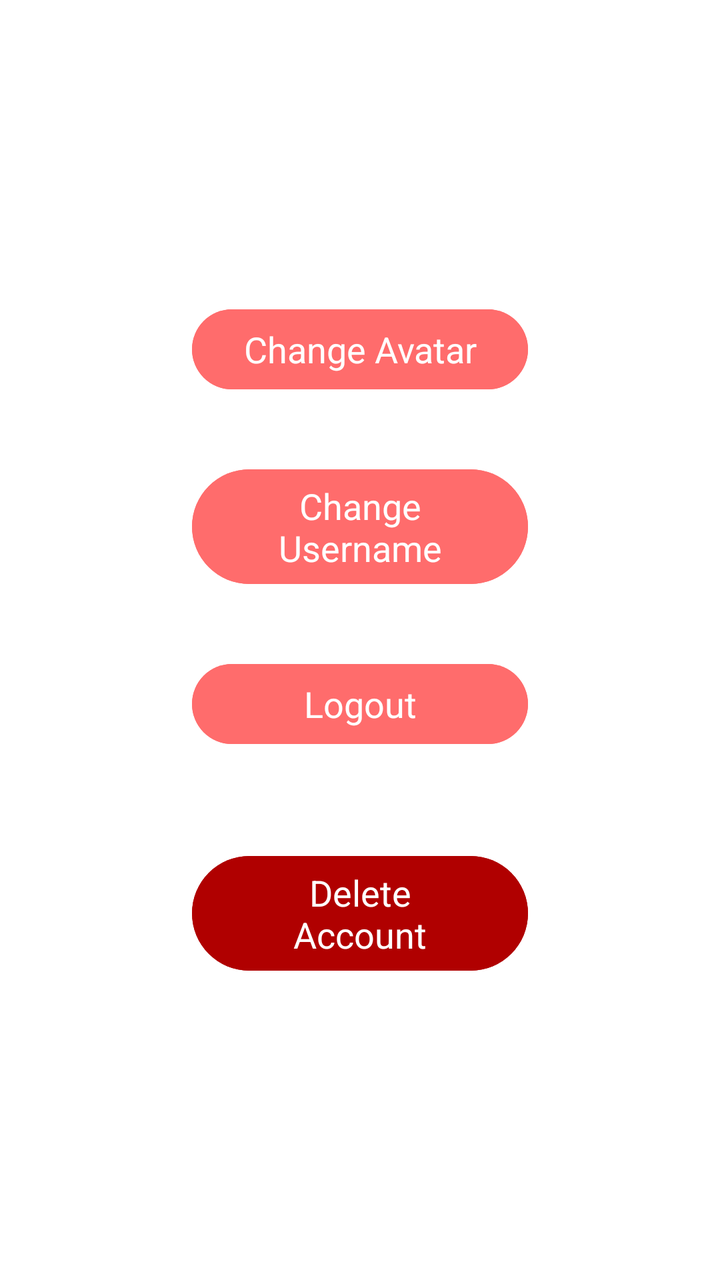
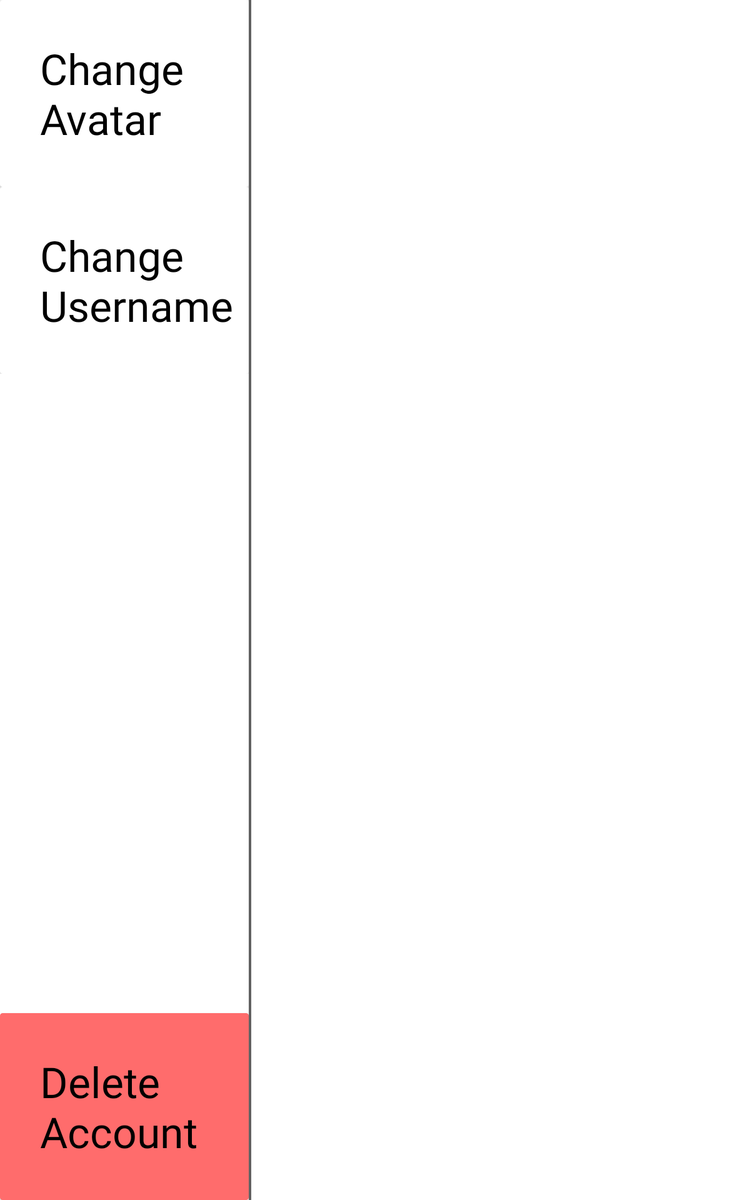

Two renders of one Android screen. The first uses the default layout on a phone; the second uses the alternative layout the repository ships for a different screen configuration, on a matching device. The two XML files are below.
<!-- AndroidManifest.xml: application theme Theme.Notable -->
<!-- res/layout/activity_settings.xml -->
<?xml version="1.0" encoding="utf-8"?>
<androidx.constraintlayout.widget.ConstraintLayout xmlns:android="http://schemas.android.com/apk/res/android"
    xmlns:app="http://schemas.android.com/apk/res-auto"
    xmlns:tools="http://schemas.android.com/tools"
    android:layout_width="match_parent"
    android:layout_height="match_parent"
    tools:context=".app.SettingsActivity">

    <ScrollView
        android:layout_width="match_parent"
        android:layout_height="wrap_content"
        app:layout_constraintBottom_toBottomOf="parent"
        app:layout_constraintEnd_toEndOf="parent"
        app:layout_constraintStart_toStartOf="parent"
        app:layout_constraintTop_toTopOf="parent">

        <LinearLayout
            android:layout_width="match_parent"
            android:layout_height="wrap_content"
            android:layout_marginStart="96dp"
            android:layout_marginEnd="96dp"
            android:gravity="center"
            android:orientation="vertical">

            <Button
                android:id="@+id/changeAvatar"
                android:layout_width="match_parent"
                android:layout_height="wrap_content"
                android:layout_marginTop="16dp"
                android:layout_marginBottom="16dp"
                android:backgroundTint="@color/red_light"
                android:text="@string/change_avatar" />

            <Button
                android:id="@+id/changeUsername"
                android:layout_width="match_parent"
                android:layout_height="wrap_content"
                android:layout_marginTop="16dp"
                android:layout_marginBottom="16dp"
                android:backgroundTint="@color/red_light"
                android:text="@string/change_username" />

            <Button
                android:id="@+id/logoutBtn"
                android:layout_width="match_parent"
                android:layout_height="wrap_content"
                android:layout_marginTop="16dp"
                android:layout_marginBottom="16dp"
                android:backgroundTint="@color/red_light"
                android:text="@string/logout" />

            <Button
                android:id="@+id/delAcctBtn"
                android:layout_width="match_parent"
                android:layout_height="wrap_content"
                android:layout_marginTop="32dp"
                android:layout_marginBottom="16dp"
                android:backgroundTint="@color/red_primary"
                android:text="@string/delete_account" />
        </LinearLayout>
    </ScrollView>

</androidx.constraintlayout.widget.ConstraintLayout>
<!-- resources referenced by this layout -->
<resources>
  <color name="red_light">#FF6C6C</color>
  <color name="red_primary">#b00000</color>
  <string name="change_avatar">Change Avatar</string>
  <string name="change_username">Change Username</string>
  <string name="delete_account">Delete Account</string>
  <string name="logout">Logout</string>
  <style name="Theme.Notable" parent="Theme.MaterialComponents.DayNight.DarkActionBar">
          <item name="android:windowContentTransitions">true</item>
          <item name="colorPrimary">@color/red_primary</item>
          <item name="colorPrimaryDark">@color/red_secondary</item>
          <item name="actionBarStyle">@style/NotableAB</item>
  
          <item name="colorAccent">@color/red_light</item>
  
          <item name="android:textViewStyle">@style/OpenSansText</item>
          <item name="materialButtonStyle">@style/NotableButton</item>
          <item name="android:textColor">@color/text_main</item>
          <item name="cardViewStyle">@style/NotableCard</item>
          <item name="checkboxStyle">@style/NotableCheckBox</item>
          <item name="errorTextAppearance">@android:style/TextAppearance</item>
      </style>
  <color name="red_secondary">#780c0c</color>
  <style name="NotableAB" parent="Widget.MaterialComponents.ActionBar.Solid">
          <item name="android:color">@color/red_primary</item>
      </style>
  <style name="OpenSansText" parent="Widget.MaterialComponents.TextView">
          <item name="android:fontFamily">@font/open_sans</item>
          <item name="fontFamily">@font/open_sans</item>
      </style>
  <style name="NotableButton" parent="Widget.Material3.Button">
          <item name="android:textSize">18sp</item>
      </style>
  <color name="text_main">#000000</color>
  <style name="NotableCard" parent="CardView">
          <item name="cardBackgroundColor">?android:colorBackground</item>
      </style>
  <style name="NotableCheckBox" parent="Widget.Material3.CompoundButton.CheckBox">
          <item name="colorControlHighlight">@android:color/transparent</item>
          <item name="colorControlActivated">@android:color/transparent</item>
      </style>
</resources>
<!-- res/layout-large/activity_settings.xml (the repository's variant of the layout above) -->
<!-- drawn on a 7-inch tablet held upright -->
<?xml version="1.0" encoding="utf-8"?>
<androidx.constraintlayout.widget.ConstraintLayout xmlns:android="http://schemas.android.com/apk/res/android"
    xmlns:app="http://schemas.android.com/apk/res-auto"
    xmlns:tools="http://schemas.android.com/tools"
    android:layout_width="match_parent"
    android:layout_height="match_parent"
    tools:context=".app.SettingsActivity">

    <LinearLayout
        android:layout_width="match_parent"
        android:layout_height="match_parent"
        android:orientation="horizontal"
        app:layout_constraintBottom_toBottomOf="parent"
        app:layout_constraintEnd_toEndOf="parent"
        app:layout_constraintStart_toStartOf="parent"
        app:layout_constraintTop_toTopOf="parent">

        <LinearLayout
            android:layout_width="match_parent"
            android:layout_height="match_parent"
            android:layout_weight="1"
            android:orientation="vertical">

            <ScrollView
                android:layout_width="match_parent"
                android:layout_height="0dp"
                android:layout_weight="1"
                tools:ignore="NestedWeights">

                <LinearLayout
                    android:layout_width="match_parent"
                    android:layout_height="wrap_content"
                    android:layout_gravity="fill_vertical"
                    android:orientation="vertical">

                    <androidx.cardview.widget.CardView
                        android:id="@+id/changeAvatarTab"
                        android:layout_width="match_parent"
                        android:layout_height="wrap_content">

                        <TextView
                            android:id="@+id/textView3"
                            android:layout_width="wrap_content"
                            android:layout_height="wrap_content"
                            android:layout_marginStart="32dp"
                            android:layout_marginTop="32dp"
                            android:layout_marginBottom="32dp"
                            android:tag="tabText"
                            android:text="@string/change_avatar"
                            android:textColor="@color/text_main"
                            android:textSize="34sp" />
                    </androidx.cardview.widget.CardView>

                    <androidx.cardview.widget.CardView
                        android:id="@+id/changeUsernameTab"
                        android:layout_width="match_parent"
                        android:layout_height="wrap_content">

                        <TextView
                            android:id="@+id/textView4"
                            android:layout_width="wrap_content"
                            android:layout_height="wrap_content"
                            android:layout_marginStart="32dp"
                            android:layout_marginTop="32dp"
                            android:layout_marginBottom="32dp"
                            android:tag="tabText"
                            android:text="@string/change_username"
                            android:textColor="@color/text_main"
                            android:textSize="34sp" />

                    </androidx.cardview.widget.CardView>

                </LinearLayout>
            </ScrollView>

            <androidx.cardview.widget.CardView
                android:id="@+id/delAcctBtnTab"
                android:layout_width="match_parent"
                android:layout_height="wrap_content"
                android:layout_gravity="bottom"
                app:cardBackgroundColor="@color/contrast_text">

                <TextView
                    android:id="@+id/textView6"
                    android:layout_width="wrap_content"
                    android:layout_height="wrap_content"
                    android:layout_marginStart="32dp"
                    android:layout_marginTop="32dp"
                    android:layout_marginBottom="32dp"
                    android:fontFamily="@font/open_sans_bold"
                    android:text="@string/delete_account"
                    android:textColor="@color/text_main"
                    android:textSize="34sp" />

            </androidx.cardview.widget.CardView>

        </LinearLayout>

        <View
            android:id="@+id/view2"
            android:layout_width="2dp"
            android:layout_height="wrap_content"
            android:background="@color/text_secondary" />

        <RelativeLayout
            android:id="@+id/settingsContent"
            android:layout_width="match_parent"
            android:layout_height="match_parent"
            android:layout_marginStart="16dp"
            android:layout_weight=".5"
            android:orientation="vertical" />

    </LinearLayout>

</androidx.constraintlayout.widget.ConstraintLayout>
<!-- resources referenced by the variant -->
<!-- as a 7-inch tablet held upright resolves them -->
<resources>
  <color name="contrast_text">@color/red_light</color>
  <color name="text_main">#000000</color>
  <color name="text_secondary">#616161</color>
  <string name="change_avatar">Change Avatar</string>
  <string name="change_username">Change Username</string>
  <string name="delete_account">Delete Account</string>
  <style name="Theme.Notable" parent="Theme.MaterialComponents.DayNight.DarkActionBar">
          <item name="android:windowContentTransitions">true</item>
          <item name="colorPrimary">@color/red_primary</item>
          <item name="colorPrimaryDark">@color/red_secondary</item>
          <item name="actionBarStyle">@style/NotableAB</item>
  
          <item name="colorAccent">@color/red_light</item>
  
          <item name="android:textViewStyle">@style/OpenSansText</item>
          <item name="materialButtonStyle">@style/NotableButton</item>
          <item name="android:textColor">@color/text_main</item>
          <item name="cardViewStyle">@style/NotableCard</item>
          <item name="checkboxStyle">@style/NotableCheckBox</item>
          <item name="errorTextAppearance">@android:style/TextAppearance</item>
      </style>
  <color name="red_light">#FF6C6C</color>
  <color name="red_primary">#b00000</color>
  <color name="red_secondary">#780c0c</color>
  <style name="NotableAB" parent="Widget.MaterialComponents.ActionBar.Solid">
          <item name="android:color">@color/red_primary</item>
      </style>
  <style name="OpenSansText" parent="Widget.MaterialComponents.TextView">
          <item name="android:fontFamily">@font/open_sans</item>
          <item name="fontFamily">@font/open_sans</item>
      </style>
  <style name="NotableButton" parent="Widget.Material3.Button">
          <item name="android:textSize">18sp</item>
      </style>
  <style name="NotableCard" parent="CardView">
          <item name="cardBackgroundColor">?android:colorBackground</item>
      </style>
  <style name="NotableCheckBox" parent="Widget.Material3.CompoundButton.CheckBox">
          <item name="colorControlHighlight">@android:color/transparent</item>
          <item name="colorControlActivated">@android:color/transparent</item>
      </style>
</resources>
